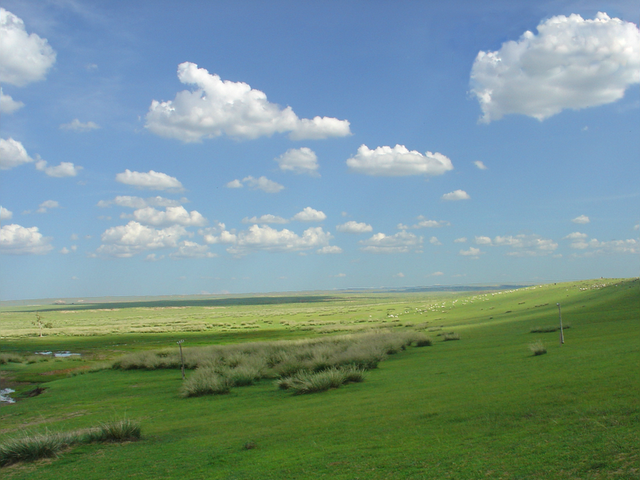
#> input picture 2nd Sem/DIP/img1.png, 640 x 480 px, found by its file name
$ python 4.imageBitwiseOperations.py
#> lines starting #> are read from the running program, lines starting #| are printed output that depends on the picture
import cv2 as cv
import numpy as np

img1 = cv.imread(r"C:\Users\91703\Documents\PG docs\Lab-assignments\2nd Sem\DIP\img1.png")
#> img1 is the input picture: shape (480, 640, 3); mean B, G, R 141.4, 146.5, 118.4
img2 = cv.imread(r"C:\Users\91703\Documents\PG docs\Lab-assignments\2nd Sem\DIP\img2.jpg")
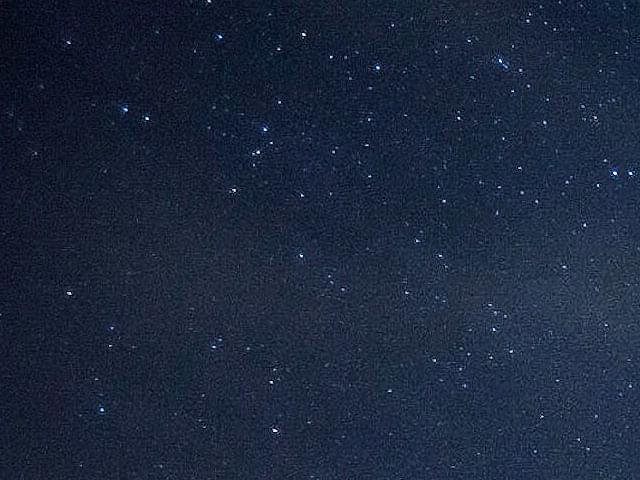
#> input picture 2nd Sem/DIP/img2.jpg, 640 x 480 px, found by its file name
#> img2 is the input picture: shape (480, 640, 3); mean B, G, R 60.6, 39.1, 27.7

res_and = cv.bitwise_and(img1, img2)
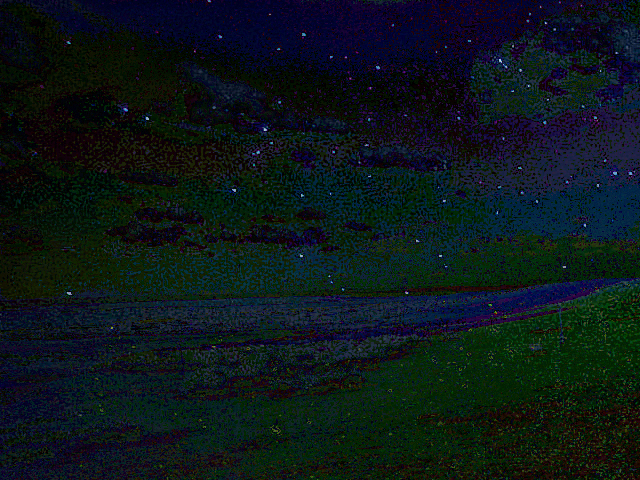
#> res_and: shape (480, 640, 3); mean B, G, R 25.1, 23.1, 12
res_or = cv.bitwise_or(img1, img2)
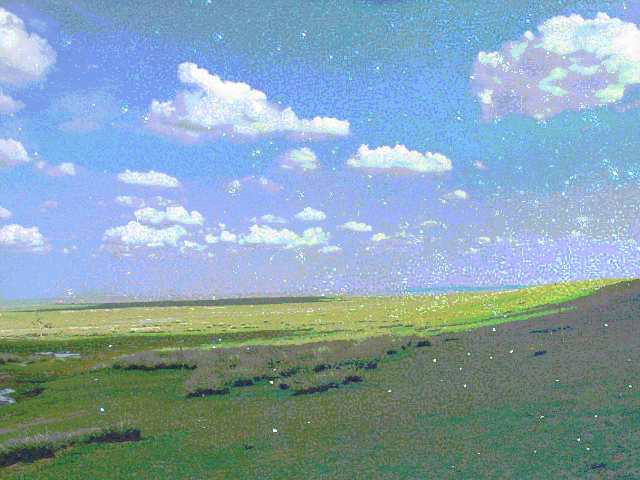
#> res_or: shape (480, 640, 3); mean B, G, R 176.9, 162.5, 134
res_xor = cv.bitwise_xor(img1, img2)
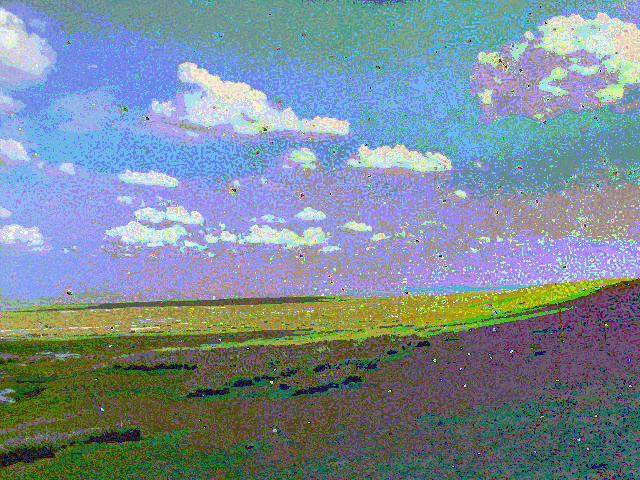
#> res_xor: shape (480, 640, 3); mean B, G, R 151.7, 139.4, 122
res_not = cv.bitwise_not(img1, img2)
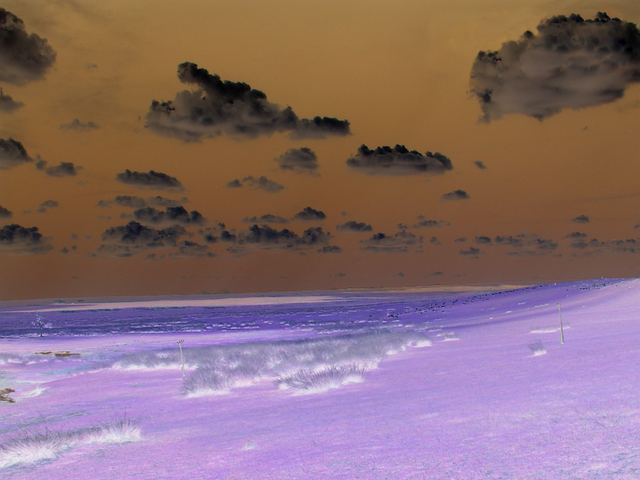
#> res_not: shape (480, 640, 3); mean B, G, R 113.6, 108.5, 136.6

cv.imshow("AND", res_and)
cv.imshow("OR", res_or)
cv.imshow("XOR", res_xor)
cv.imshow("not", res_not)

cv.waitKey(0)
